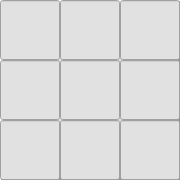
   <widget class="QFrame" name="sub_grid_4">
    <property name="geometry">
     <rect>
      <x>50</x>
      <y>180</y>
      <width>180</width>
      <height>180</height>
     </rect>
    </property>
    <property name="font">
     <font>
      <pointsize>24</pointsize>
     </font>
    </property>
    <property name="styleSheet">
     <string notr="true">background-color: rgb(225, 225, 225);</string>
    </property>
    <property name="frameShape">
     <enum>QFrame::Box</enum>
    </property>
    <property name="frameShadow">
     <enum>QFrame::Raised</enum>
    </property>
    <property name="lineWidth">
     <number>5</number>
    </property>
    <widget class="QLineEdit" name="field_27">
     <property name="geometry">
      <rect>
       <x>60</x>
       <y>60</y>
       <width>60</width>
       <height>60</height>
      </rect>
     </property>
     <property name="font">
      <font>
       <pointsize>28</pointsize>
      </font>
     </property>
     <property name="inputMask">
      <string/>
     </property>
     <property name="maxLength">
      <number>1</number>
     </property>
     <property name="alignment">
      <set>Qt::AlignCenter</set>
     </property>
    </widget>
    <widget class="QLineEdit" name="field_28">
     <property name="geometry">
      <rect>
       <x>120</x>
       <y>0</y>
       <width>60</width>
       <height>60</height>
      </rect>
     </property>
     <property name="font">
      <font>
       <pointsize>28</pointsize>
      </font>
     </property>
     <property name="inputMask">
      <string/>
     </property>
     <property name="maxLength">
      <number>1</number>
     </property>
     <property name="alignment">
      <set>Qt::AlignCenter</set>
     </property>
    </widget>
    <widget class="QLineEdit" name="field_29">
     <property name="geometry">
      <rect>
       <x>120</x>
       <y>120</y>
       <width>60</width>
       <height>60</height>
      </rect>
     </property>
     <property name="font">
      <font>
       <pointsize>28</pointsize>
      </font>
     </property>
     <property name="inputMask">
      <string/>
     </property>
     <property name="maxLength">
      <number>1</number>
     </property>
     <property name="alignment">
      <set>Qt::AlignCenter</set>
     </property>
    </widget>
    <widget class="QLineEdit" name="field_30">
     <property name="geometry">
      <rect>
       <x>60</x>
       <y>0</y>
       <width>60</width>
       <height>60</height>
      </rect>
     </property>
     <property name="font">
      <font>
       <pointsize>28</pointsize>
      </font>
     </property>
     <property name="inputMask">
      <string/>
     </property>
     <property name="maxLength">
      <number>1</number>
     </property>
     <property name="alignment">
      <set>Qt::AlignCenter</set>
     </property>
    </widget>
    <widget class="QLineEdit" name="field_31">
     <property name="geometry">
      <rect>
       <x>0</x>
       <y>120</y>
       <width>60</width>
       <height>60</height>
      </rect>
     </property>
     <property name="font">
      <font>
       <pointsize>28</pointsize>
      </font>
     </property>
     <property name="inputMask">
      <string/>
     </property>
     <property name="maxLength">
      <number>1</number>
     </property>
     <property name="alignment">
      <set>Qt::AlignCenter</set>
     </property>
    </widget>
    <widget class="QLineEdit" name="field_32">
     <property name="geometry">
      <rect>
       <x>60</x>
       <y>120</y>
       <width>60</width>
       <height>60</height>
      </rect>
     </property>
     <property name="font">
      <font>
       <pointsize>28</pointsize>
      </font>
     </property>
     <property name="inputMask">
      <string/>
     </property>
     <property name="maxLength">
      <number>1</number>
     </property>
     <property name="alignment">
      <set>Qt::AlignCenter</set>
     </property>
    </widget>
    <widget class="QLineEdit" name="field_33">
     <property name="geometry">
      <rect>
       <x>120</x>
       <y>60</y>
       <width>60</width>
       <height>60</height>
      </rect>
     </property>
     <property name="font">
      <font>
       <pointsize>28</pointsize>
      </font>
     </property>
     <property name="inputMask">
      <string/>
     </property>
     <property name="maxLength">
      <number>1</number>
     </property>
     <property name="alignment">
      <set>Qt::AlignCenter</set>
     </property>
    </widget>
    <widget class="QLineEdit" name="field_34">
     <property name="geometry">
      <rect>
       <x>0</x>
       <y>60</y>
       <width>60</width>
       <height>60</height>
      </rect>
     </property>
     <property name="font">
      <font>
       <pointsize>28</pointsize>
      </font>
     </property>
     <property name="inputMask">
      <string/>
     </property>
     <property name="maxLength">
      <number>1</number>
     </property>
     <property name="alignment">
      <set>Qt::AlignCenter</set>
     </property>
    </widget>
    <widget class="QLineEdit" name="field_35">
     <property name="geometry">
      <rect>
       <x>0</x>
       <y>0</y>
       <width>60</width>
       <height>60</height>
      </rect>
     </property>
     <property name="font">
      <font>
       <pointsize>28</pointsize>
      </font>
     </property>
     <property name="inputMask">
      <string/>
     </property>
     <property name="maxLength">
      <number>1</number>
     </property>
     <property name="alignment">
      <set>Qt::AlignCenter</set>
     </property>
    </widget>
   </widget>
